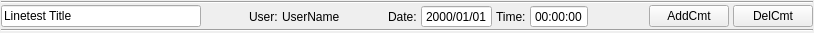
<?xml version="1.0" encoding="UTF-8"?>
<ui version="4.0">
 <class>LineTest</class>
 <widget class="QWidget" name="LineTest">
  <property name="geometry">
   <rect>
    <x>0</x>
    <y>0</y>
    <width>814</width>
    <height>33</height>
   </rect>
  </property>
  <property name="windowTitle">
   <string>LineTest</string>
  </property>
  <layout class="QGridLayout" name="gridLayout">
   <property name="horizontalSpacing">
    <number>4</number>
   </property>
   <property name="verticalSpacing">
    <number>1</number>
   </property>
   <property name="margin">
    <number>1</number>
   </property>
   <item row="1" column="8">
    <widget class="QDateTimeEdit" name="dtTime">
     <property name="buttonSymbols">
      <enum>QAbstractSpinBox::NoButtons</enum>
     </property>
     <property name="displayFormat">
      <string>HH:mm:ss</string>
     </property>
    </widget>
   </item>
   <item row="0" column="0" colspan="12">
    <widget class="Line" name="line">
     <property name="orientation">
      <enum>Qt::Horizontal</enum>
     </property>
    </widget>
   </item>
   <item row="1" column="1">
    <spacer name="horizontalSpacer_3">
     <property name="orientation">
      <enum>Qt::Horizontal</enum>
     </property>
     <property name="sizeType">
      <enum>QSizePolicy::Fixed</enum>
     </property>
     <property name="sizeHint" stdset="0">
      <size>
       <width>40</width>
       <height>20</height>
      </size>
     </property>
    </spacer>
   </item>
   <item row="2" column="0" colspan="12">
    <widget class="Line" name="line_2">
     <property name="orientation">
      <enum>Qt::Horizontal</enum>
     </property>
    </widget>
   </item>
   <item row="1" column="6">
    <widget class="QDateTimeEdit" name="dtDate">
     <property name="buttonSymbols">
      <enum>QAbstractSpinBox::NoButtons</enum>
     </property>
     <property name="displayFormat">
      <string>yyyy/MM/dd</string>
     </property>
    </widget>
   </item>
   <item row="1" column="0">
    <widget class="QLineEdit" name="leTitle">
     <property name="minimumSize">
      <size>
       <width>200</width>
       <height>0</height>
      </size>
     </property>
     <property name="text">
      <string>Linetest Title</string>
     </property>
    </widget>
   </item>
   <item row="1" column="4">
    <spacer name="horizontalSpacer_2">
     <property name="orientation">
      <enum>Qt::Horizontal</enum>
     </property>
     <property name="sizeType">
      <enum>QSizePolicy::Fixed</enum>
     </property>
     <property name="sizeHint" stdset="0">
      <size>
       <width>40</width>
       <height>20</height>
      </size>
     </property>
    </spacer>
   </item>
   <item row="1" column="11">
    <widget class="QPushButton" name="bDelCmt">
     <property name="minimumSize">
      <size>
       <width>0</width>
       <height>0</height>
      </size>
     </property>
     <property name="maximumSize">
      <size>
       <width>16777215</width>
       <height>16777215</height>
      </size>
     </property>
     <property name="text">
      <string>DelCmt</string>
     </property>
    </widget>
   </item>
   <item row="1" column="5">
    <widget class="QLabel" name="lDate">
     <property name="text">
      <string>Date:</string>
     </property>
    </widget>
   </item>
   <item row="1" column="10">
    <widget class="QPushButton" name="bAddCmt">
     <property name="minimumSize">
      <size>
       <width>0</width>
       <height>0</height>
      </size>
     </property>
     <property name="maximumSize">
      <size>
       <width>16777215</width>
       <height>16777215</height>
      </size>
     </property>
     <property name="text">
      <string>AddCmt</string>
     </property>
    </widget>
   </item>
   <item row="1" column="7">
    <widget class="QLabel" name="lTime">
     <property name="text">
      <string>Time:</string>
     </property>
    </widget>
   </item>
   <item row="1" column="9">
    <spacer name="horizontalSpacer">
     <property name="orientation">
      <enum>Qt::Horizontal</enum>
     </property>
     <property name="sizeHint" stdset="0">
      <size>
       <width>66</width>
       <height>20</height>
      </size>
     </property>
    </spacer>
   </item>
   <item row="1" column="2">
    <widget class="QLabel" name="lUser">
     <property name="autoFillBackground">
      <bool>false</bool>
     </property>
     <property name="frameShape">
      <enum>QFrame::NoFrame</enum>
     </property>
     <property name="frameShadow">
      <enum>QFrame::Plain</enum>
     </property>
     <property name="text">
      <string>User:</string>
     </property>
    </widget>
   </item>
   <item row="1" column="3">
    <widget class="QLabel" name="lUserName">
     <property name="text">
      <string>UserName</string>
     </property>
    </widget>
   </item>
  </layout>
 </widget>
 <resources/>
 <connections/>
</ui>
